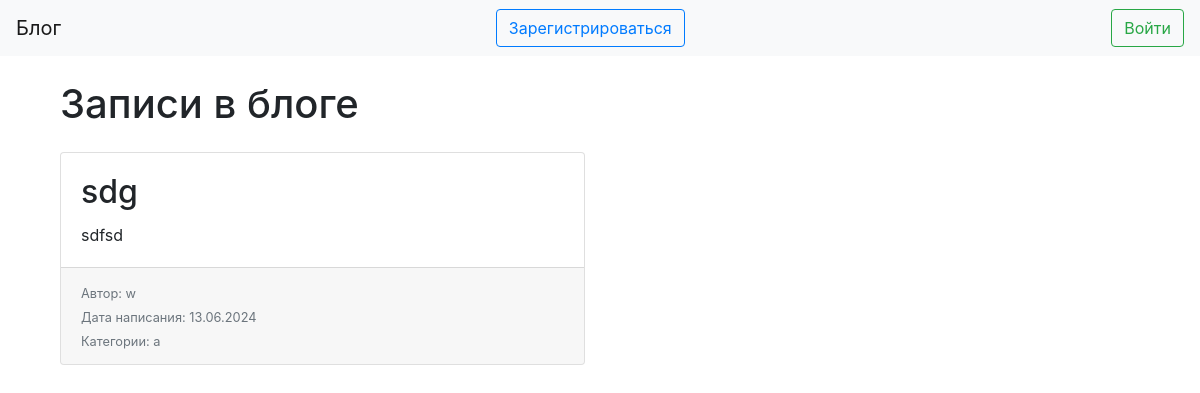
Before: / with the older database file.
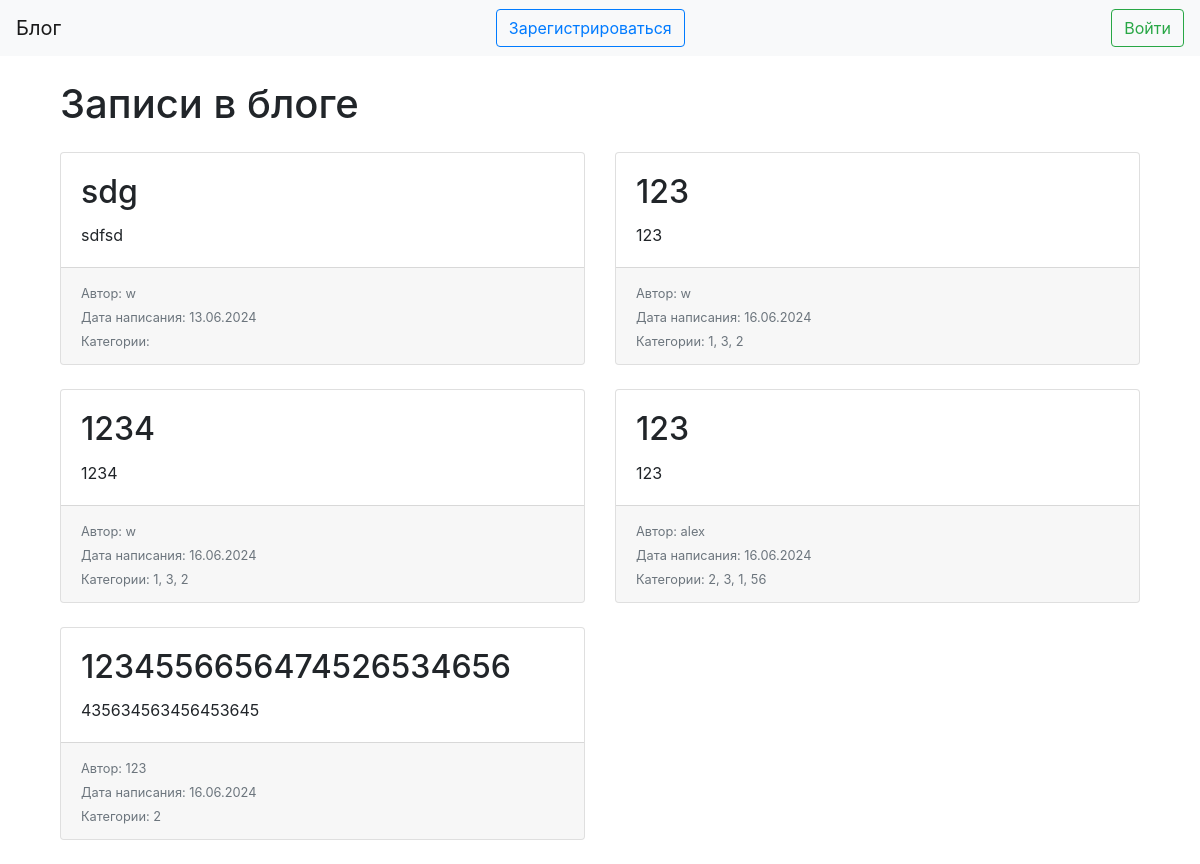
After: the same page with the newer database file.
### data/news.py (models this page shows)
class News(SqlAlchemyBase):
    __tablename__ = 'news'
    id = sqlalchemy.Column(sqlalchemy.Integer, primary_key=True, autoincrement=True)
    title = sqlalchemy.Column(sqlalchemy.String, nullable=True)
    content = sqlalchemy.Column(sqlalchemy.String, nullable=True)
    created_date = sqlalchemy.Column(sqlalchemy.DateTime, default=datetime.datetime.now)
    is_private = sqlalchemy.Column(sqlalchemy.Boolean, default=True)
    user_id = sqlalchemy.Column(sqlalchemy.Integer, sqlalchemy.ForeignKey("users.id"))
    user = orm.relationship('User')
    categories = orm.relationship("Category", secondary="association", backref="news")

### data/users.py (models this page shows, shortened)
class User(SqlAlchemyBase, UserMixin):
    __tablename__ = 'users' # чтобы обозначить, что User — не обычный класс, а именно класс модели, его необходимо унаследовать от объекта класса SqlAlchemyBase
    id = sqlalchemy.Column(sqlalchemy.Integer, primary_key=True, autoincrement=True)
    name = sqlalchemy.Column(sqlalchemy.String, nullable=True)
    about = sqlalchemy.Column(sqlalchemy.String, nullable=True)
    email = sqlalchemy.Column(sqlalchemy.String,index=True, unique=True, nullable=True)
    hashed_password = sqlalchemy.Column(sqlalchemy.String, nullable=True)
    created_date = sqlalchemy.Column(sqlalchemy.DateTime,default=datetime.datetime.now)
    news = orm.relationship("News", back_populates='user')

### data/category.py (models this page shows)
class Category(SqlAlchemyBase):
    __tablename__ = 'category'
    id = sqlalchemy.Column(sqlalchemy.Integer, primary_key=True, autoincrement=True)
    name = sqlalchemy.Column(sqlalchemy.String, nullable=True)

### main.py (the view)
@app.route("/")
def index():
    db_sess = db_session.create_session()
    if current_user.is_authenticated:
        news = db_sess.query(News).filter((News.user == current_user) | (News.is_private != True))
    else:
        news = db_sess.query(News).filter(News.is_private != True)
    return render_template("index.html", news=news)

### data/db_session.py (called while the page is built)
def create_session() -> Session: # нужна для получения сессии подключения к нашей базе данных
    global __factory
    return __factory()

### templates/index.html (shortened to what this page needs)
{% extends "base.html" %}
{% block content %}
<div class="container">
    <h1 class="mb-4">Записи в блоге</h1>
    <div class="row">
        {% for item in news %}
        <div class="col-md-6 mb-4">
            <div class="card h-100">
                <div class="card-body">
                    <h2 class="card-title">{{ item.title }}</h2>
                    <p class="card-text">{{ item.content }}</p>
                </div>
                <div class="card-footer">
                    <small class="text-muted">Автор: {{ item.user.name }}</small><br>
                    <small class="text-muted">Дата написания: {{ item.created_date.strftime('%d.%m.%Y') }}</small><br>
                    <small class="text-muted">Категории:
                        {% for category in item.categories %}
                            {{ category.name }}{% if not loop.last %}, {% endif %}
                        {% endfor %}
                    </small>
                </div>
            </div>
        </div>
        {% endfor %}
    </div>
</div>
{% endblock %}

Changed rows visible on the page:
changed News "sdg": loses Category (name "a")
added News: title "123", content "123", user.name "w", created_date "16.06.2024", Category (name "2")
now on this page (row edited): Category: name "1"
now on this page (row edited): Category: name "3"
added News: title "1234", content "1234", user.name "w", created_date "16.06.2024", Category (name "2")
added News: title "123", content "123", user.name "alex", created_date "16.06.2024", Category (name "2")
now on this page (row edited): Category: name "56", shown under "123"
added News: title "1234556656474526534656", content "435634563456453645", user.name "123", created_date "16.06.2024", Category (name "2")
